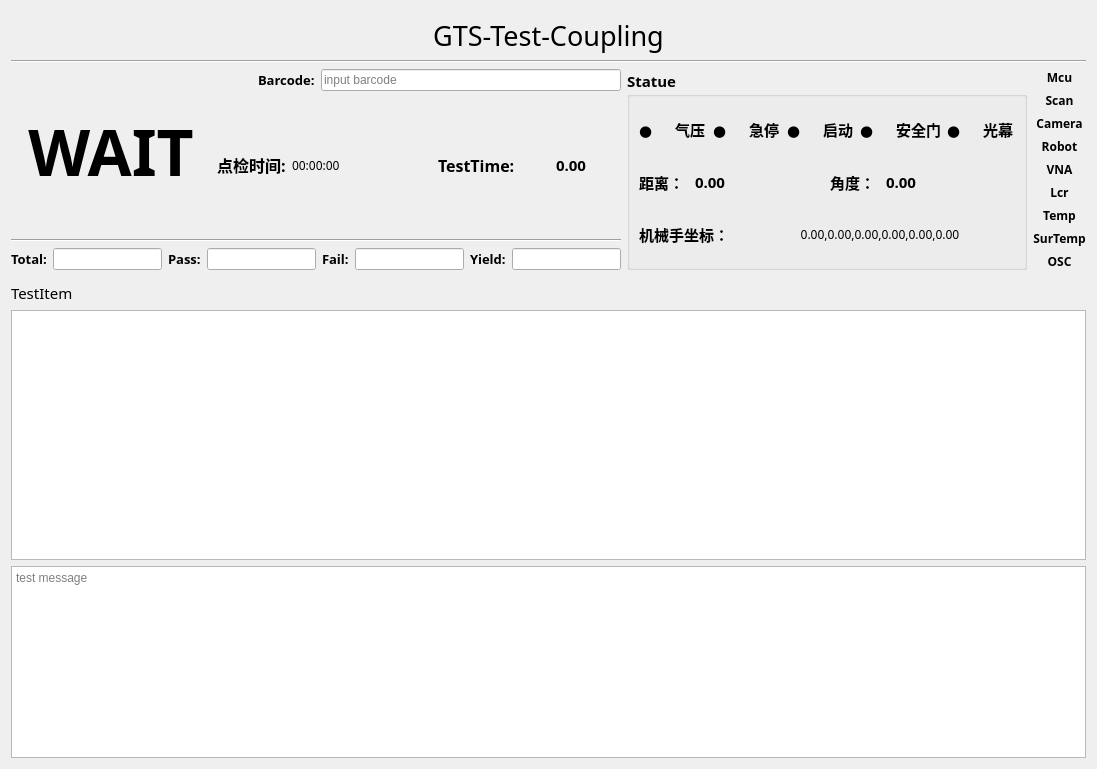
    <widget class="QWidget" name="tbMain">
     <attribute name="title">
      <string>Main</string>
     </attribute>
     <layout class="QVBoxLayout" name="verticalLayout_5">
      <item>
       <widget class="Line" name="line_2">
        <property name="orientation">
         <enum>Qt::Vertical</enum>
        </property>
       </widget>
      </item>
      <item>
       <widget class="QLabel" name="lblAppName">
        <property name="font">
         <font>
          <family>Agency FB</family>
          <pointsize>20</pointsize>
          <weight>50</weight>
          <bold>false</bold>
         </font>
        </property>
        <property name="text">
         <string>GTS-Test-Coupling</string>
        </property>
        <property name="alignment">
         <set>Qt::AlignHCenter|Qt::AlignTop</set>
        </property>
       </widget>
      </item>
      <item>
       <widget class="Line" name="line">
        <property name="orientation">
         <enum>Qt::Horizontal</enum>
        </property>
       </widget>
      </item>
      <item>
       <layout class="QHBoxLayout" name="horizontalLayout_9">
        <item>
         <layout class="QVBoxLayout" name="verticalLayout_2">
          <item>
           <layout class="QHBoxLayout" name="horizontalLayout_4">
            <item>
             <widget class="QLabel" name="lblTestState">
              <property name="enabled">
               <bool>true</bool>
              </property>
              <property name="minimumSize">
               <size>
                <width>200</width>
                <height>0</height>
               </size>
              </property>
              <property name="font">
               <font>
                <family>Agency FB</family>
                <pointsize>48</pointsize>
                <weight>75</weight>
                <bold>true</bold>
               </font>
              </property>
              <property name="text">
               <string>WAIT</string>
              </property>
              <property name="alignment">
               <set>Qt::AlignCenter</set>
              </property>
             </widget>
            </item>
            <item>
             <layout class="QVBoxLayout" name="verticalLayout">
              <item>
               <layout class="QHBoxLayout" name="horizontalLayout_3">
                <item>
                 <spacer name="horizontalSpacer_4">
                  <property name="orientation">
                   <enum>Qt::Horizontal</enum>
                  </property>
                  <property name="sizeHint" stdset="0">
                   <size>
                    <width>40</width>
                    <height>20</height>
                   </size>
                  </property>
                 </spacer>
                </item>
                <item>
                 <widget class="QLabel" name="label_2">
                  <property name="font">
                   <font>
                    <family>Agency FB</family>
                    <pointsize>10</pointsize>
                    <weight>75</weight>
                    <bold>true</bold>
                   </font>
                  </property>
                  <property name="text">
                   <string>Barcode:</string>
                  </property>
                 </widget>
                </item>
                <item>
                 <widget class="QLineEdit" name="leBarcode">
                  <property name="minimumSize">
                   <size>
                    <width>300</width>
                    <height>0</height>
                   </size>
                  </property>
                  <property name="placeholderText">
                   <string>input barcode</string>
                  </property>
                 </widget>
                </item>
               </layout>
              </item>
              <item>
               <layout class="QHBoxLayout" name="horizontalLayout_2">
                <item>
                 <widget class="QLabel" name="label_38">
                  <property name="font">
                   <font>
                    <family>Agency FB</family>
                    <pointsize>12</pointsize>
                    <weight>75</weight>
                    <bold>true</bold>
                   </font>
                  </property>
                  <property name="text">
                   <string>点检时间:</string>
                  </property>
                 </widget>
                </item>
                <item>
                 <widget class="QLabel" name="lblCheckTime">
                  <property name="minimumSize">
                   <size>
                    <width>100</width>
                    <height>0</height>
                   </size>
                  </property>
                  <property name="font">
                   <font>
                    <family>Agency FB</family>
                    <pointsize>9</pointsize>
                    <weight>50</weight>
                    <bold>false</bold>
                   </font>
                  </property>
                  <property name="text">
                   <string>00:00:00</string>
                  </property>
                 </widget>
                </item>
                <item>
                 <spacer name="horizontalSpacer">
                  <property name="orientation">
                   <enum>Qt::Horizontal</enum>
                  </property>
                  <property name="sizeHint" stdset="0">
                   <size>
                    <width>40</width>
                    <height>20</height>
                   </size>
                  </property>
                 </spacer>
                </item>
                <item>
                 <widget class="QLabel" name="label_3">
                  <property name="font">
                   <font>
                    <family>Agency FB</family>
                    <pointsize>12</pointsize>
                    <weight>75</weight>
                    <bold>true</bold>
                   </font>
                  </property>
                  <property name="text">
                   <string>TestTime:</string>
                  </property>
                 </widget>
                </item>
                <item>
                 <widget class="QLabel" name="lblTestTime">
                  <property name="minimumSize">
                   <size>
                    <width>100</width>
                    <height>0</height>
                   </size>
                  </property>
                  <property name="font">
                   <font>
                    <family>Agency FB</family>
                    <pointsize>11</pointsize>
                    <weight>75</weight>
                    <bold>true</bold>
                   </font>
                  </property>
                  <property name="text">
                   <string>0.00</string>
                  </property>
                  <property name="alignment">
                   <set>Qt::AlignCenter</set>
                  </property>
                 </widget>
                </item>
               </layout>
              </item>
             </layout>
            </item>
           </layout>
          </item>
          <item>
           <widget class="Line" name="line_3">
            <property name="orientation">
             <enum>Qt::Horizontal</enum>
            </property>
           </widget>
          </item>
          <item>
           <layout class="QHBoxLayout" name="horizontalLayout">
            <item>
             <widget class="QLabel" name="label_4">
              <property name="font">
               <font>
                <family>Agency FB</family>
                <pointsize>10</pointsize>
                <weight>75</weight>
                <bold>true</bold>
               </font>
              </property>
              <property name="text">
               <string>Total:</string>
              </property>
             </widget>
            </item>
            <item>
             <widget class="QLineEdit" name="leTotal"/>
            </item>
            <item>
             <widget class="QLabel" name="label_5">
              <property name="font">
               <font>
                <family>Agency FB</family>
                <pointsize>10</pointsize>
                <weight>75</weight>
                <bold>true</bold>
               </font>
              </property>
              <property name="text">
               <string>Pass:</string>
              </property>
             </widget>
            </item>
            <item>
             <widget class="QLineEdit" name="lePass"/>
            </item>
            <item>
             <widget class="QLabel" name="label_6">
              <property name="font">
               <font>
                <family>Agency FB</family>
                <pointsize>10</pointsize>
                <weight>75</weight>
                <bold>true</bold>
               </font>
              </property>
              <property name="text">
               <string>Fail:</string>
              </property>
             </widget>
            </item>
            <item>
             <widget class="QLineEdit" name="leFail"/>
            </item>
            <item>
             <widget class="QLabel" name="label_7">
              <property name="font">
               <font>
                <family>Agency FB</family>
                <pointsize>10</pointsize>
                <weight>75</weight>
                <bold>true</bold>
               </font>
              </property>
              <property name="text">
               <string>Yield:</string>
              </property>
             </widget>
            </item>
            <item>
             <widget class="QLineEdit" name="leYield"/>
            </item>
           </layout>
          </item>
         </layout>
        </item>
        <item>
         <widget class="QGroupBox" name="groupBox_7">
          <property name="minimumSize">
           <size>
            <width>400</width>
            <height>0</height>
           </size>
          </property>
          <property name="font">
           <font>
            <family>Agency FB</family>
            <pointsize>11</pointsize>
            <weight>75</weight>
            <bold>true</bold>
           </font>
          </property>
          <property name="title">
           <string>Statue</string>
          </property>
          <layout class="QVBoxLayout" name="verticalLayout_18">
           <item>
            <layout class="QHBoxLayout" name="horizontalLayout_33">
             <item>
              <widget class="QLabel" name="lbAir">
               <property name="maximumSize">
                <size>
                 <width>30</width>
                 <height>16777215</height>
                </size>
               </property>
               <property name="text">
                <string>●</string>
               </property>
              </widget>
             </item>
             <item>
              <widget class="QLabel" name="label_30">
               <property name="text">
                <string>气压</string>
               </property>
              </widget>
             </item>
             <item>
              <widget class="QLabel" name="lbStop">
               <property name="maximumSize">
                <size>
                 <width>30</width>
                 <height>16777215</height>
                </size>
               </property>
               <property name="text">
                <string>●</string>
               </property>
              </widget>
             </item>
             <item>
              <widget class="QLabel" name="label_31">
               <property name="text">
                <string>急停</string>
               </property>
              </widget>
             </item>
             <item>
              <widget class="QLabel" name="lbStart">
               <property name="maximumSize">
                <size>
                 <width>30</width>
                 <height>16777215</height>
                </size>
               </property>
               <property name="text">
                <string>●</string>
               </property>
              </widget>
             </item>
             <item>
              <widget class="QLabel" name="label_33">
               <property name="text">
                <string>启动</string>
               </property>
              </widget>
             </item>
             <item>
              <widget class="QLabel" name="lbAir_2">
               <property name="maximumSize">
                <size>
                 <width>30</width>
                 <height>16777215</height>
                </size>
               </property>
               <property name="text">
                <string>●</string>
               </property>
              </widget>
             </item>
             <item>
              <widget class="QLabel" name="label_32">
               <property name="text">
                <string>安全门</string>
               </property>
              </widget>
             </item>
             <item>
              <widget class="QLabel" name="lbAir_3">
               <property name="maximumSize">
                <size>
                 <width>30</width>
                 <height>16777215</height>
                </size>
               </property>
               <property name="text">
                <string>●</string>
               </property>
              </widget>
             </item>
             <item>
              <widget class="QLabel" name="label_34">
               <property name="text">
                <string>光幕</string>
               </property>
              </widget>
             </item>
            </layout>
           </item>
           <item>
            <layout class="QHBoxLayout" name="horizontalLayout_32">
             <item>
              <widget class="QLabel" name="label_46">
               <property name="maximumSize">
                <size>
                 <width>50</width>
                 <height>16777215</height>
                </size>
               </property>
               <property name="text">
                <string>距离：</string>
               </property>
              </widget>
             </item>
             <item>
              <widget class="QLabel" name="lbAngle">
               <property name="text">
                <string>0.00</string>
               </property>
              </widget>
             </item>
             <item>
              <widget class="QLabel" name="label_35">
               <property name="maximumSize">
                <size>
                 <width>50</width>
                 <height>16777215</height>
                </size>
               </property>
               <property name="text">
                <string>角度：</string>
               </property>
              </widget>
             </item>
             <item>
              <widget class="QLabel" name="lbDistance">
               <property name="text">
                <string>0.00</string>
               </property>
              </widget>
             </item>
            </layout>
           </item>
           <item>
            <layout class="QHBoxLayout" name="horizontalLayout_31">
             <item>
              <widget class="QLabel" name="label_47">
               <property name="maximumSize">
                <size>
                 <width>100</width>
                 <height>16777215</height>
                </size>
               </property>
               <property name="text">
                <string>机械手坐标：</string>
               </property>
              </widget>
             </item>
             <item>
              <widget class="QLabel" name="lbLocation">
               <property name="font">
                <font>
                 <family>Agency FB</family>
                 <pointsize>9</pointsize>
                 <weight>50</weight>
                 <bold>false</bold>
                </font>
               </property>
               <property name="text">
                <string>0.00,0.00,0.00,0.00,0.00,0.00</string>
               </property>
               <property name="alignment">
                <set>Qt::AlignCenter</set>
               </property>
              </widget>
             </item>
            </layout>
           </item>
          </layout>
         </widget>
        </item>
        <item>
         <layout class="QHBoxLayout" name="horizontalLayout_5">
          <item>
           <layout class="QVBoxLayout" name="verticalLayout_3">
            <item>
             <widget class="QLabel" name="lblMcu">
              <property name="minimumSize">
               <size>
                <width>50</width>
                <height>0</height>
               </size>
              </property>
              <property name="font">
               <font>
                <family>Agency FB</family>
                <pointsize>9</pointsize>
                <weight>75</weight>
                <bold>true</bold>
               </font>
              </property>
              <property name="text">
               <string>Mcu</string>
              </property>
              <property name="alignment">
               <set>Qt::AlignCenter</set>
              </property>
             </widget>
            </item>
            <item>
             <widget class="QLabel" name="lblScan">
              <property name="minimumSize">
               <size>
                <width>50</width>
                <height>0</height>
               </size>
              </property>
              <property name="font">
               <font>
                <family>Agency FB</family>
                <pointsize>9</pointsize>
                <weight>75</weight>
                <bold>true</bold>
               </font>
              </property>
              <property name="text">
               <string>Scan</string>
              </property>
              <property name="alignment">
               <set>Qt::AlignCenter</set>
              </property>
             </widget>
            </item>
            <item>
             <widget class="QLabel" name="lblCamera">
              <property name="minimumSize">
               <size>
                <width>50</width>
                <height>0</height>
               </size>
              </property>
              <property name="font">
               <font>
                <family>Agency FB</family>
                <pointsize>9</pointsize>
                <weight>75</weight>
                <bold>true</bold>
               </font>
              </property>
              <property name="text">
               <string>Camera</string>
              </property>
              <property name="alignment">
               <set>Qt::AlignCenter</set>
              </property>
             </widget>
            </item>
            <item>
             <widget class="QLabel" name="lblRobot">
              <property name="minimumSize">
               <size>
                <width>50</width>
                <height>0</height>
               </size>
              </property>
              <property name="font">
               <font>
                <family>Agency FB</family>
                <pointsize>9</pointsize>
                <weight>75</weight>
                <bold>true</bold>
               </font>
              </property>
              <property name="text">
               <string>Robot</string>
              </property>
              <property name="alignment">
               <set>Qt::AlignCenter</set>
              </property>
             </widget>
            </item>
            <item>
             <widget class="QLabel" name="lblVan">
              <property name="minimumSize">
               <size>
                <width>50</width>
                <height>0</height>
               </size>
              </property>
              <property name="font">
               <font>
                <family>Agency FB</family>
                <pointsize>9</pointsize>
                <weight>75</weight>
                <bold>true</bold>
               </font>
              </property>
              <property name="text">
               <string>VNA</string>
              </property>
              <property name="alignment">
               <set>Qt::AlignCenter</set>
              </property>
             </widget>
            </item>
            <item>
             <widget class="QLabel" name="lblLcr">
              <property name="minimumSize">
               <size>
                <width>50</width>
                <height>0</height>
               </size>
              </property>
              <property name="font">
               <font>
                <family>Agency FB</family>
                <pointsize>9</pointsize>
                <weight>75</weight>
                <bold>true</bold>
               </font>
              </property>
              <property name="text">
               <string>Lcr</string>
              </property>
              <property name="alignment">
               <set>Qt::AlignCenter</set>
              </property>
             </widget>
            </item>
            <item>
             <widget class="QLabel" name="lbTemp">
              <property name="minimumSize">
               <size>
                <width>50</width>
                <height>0</height>
               </size>
              </property>
              <property name="font">
               <font>
                <family>Agency FB</family>
                <pointsize>9</pointsize>
                <weight>75</weight>
                <bold>true</bold>
               </font>
              </property>
              <property name="text">
               <string>Temp</string>
              </property>
              <property name="alignment">
               <set>Qt::AlignCenter</set>
              </property>
             </widget>
            </item>
            <item>
             <widget class="QLabel" name="lbSurTemp">
              <property name="minimumSize">
               <size>
                <width>50</width>
                <height>0</height>
               </size>
              </property>
              <property name="font">
               <font>
                <family>Agency FB</family>
                <pointsize>9</pointsize>
                <weight>75</weight>
                <bold>true</bold>
               </font>
              </property>
              <property name="text">
               <string>SurTemp</string>
              </property>
              <property name="alignment">
               <set>Qt::AlignCenter</set>
              </property>
             </widget>
            </item>
            <item>
             <widget class="QLabel" name="lbOsc">
              <property name="enabled">
               <bool>true</bool>
              </property>
              <property name="minimumSize">
               <size>
                <width>50</width>
                <height>0</height>
               </size>
              </property>
              <property name="font">
               <font>
                <family>Agency FB</family>
                <pointsize>9</pointsize>
                <weight>75</weight>
                <bold>true</bold>
               </font>
              </property>
              <property name="text">
               <string>OSC</string>
              </property>
              <property name="alignment">
               <set>Qt::AlignCenter</set>
              </property>
             </widget>
            </item>
           </layout>
          </item>
         </layout>
        </item>
       </layout>
      </item>
      <item>
       <widget class="QFrame" name="frame">
        <property name="enabled">
         <bool>true</bool>
        </property>
        <property name="frameShape">
         <enum>QFrame::StyledPanel</enum>
        </property>
        <property name="frameShadow">
         <enum>QFrame::Raised</enum>
        </property>
       </widget>
      </item>
      <item>
       <widget class="QLabel" name="lblAppName_2">
        <property name="font">
         <font>
          <family>Agency FB</family>
          <pointsize>11</pointsize>
          <weight>50</weight>
          <bold>false</bold>
         </font>
        </property>
        <property name="text">
         <string>TestItem</string>
        </property>
        <property name="alignment">
         <set>Qt::AlignLeading|Qt::AlignLeft|Qt::AlignVCenter</set>
        </property>
       </widget>
      </item>
      <item>
       <widget class="QTableWidget" name="tableWidget">
        <property name="minimumSize">
         <size>
          <width>0</width>
          <height>250</height>
         </size>
        </property>
       </widget>
      </item>
      <item>
       <widget class="QTextBrowser" name="tbMessage">
        <property name="placeholderText">
         <string>test message</string>
        </property>
       </widget>
      </item>
     </layout>
     <zorder>frame</zorder>
     <zorder>line</zorder>
     <zorder>tbMessage</zorder>
     <zorder>lblAppName</zorder>
     <zorder>line_2</zorder>
     <zorder>tableWidget</zorder>
     <zorder>lblAppName_2</zorder>
    </widget>
